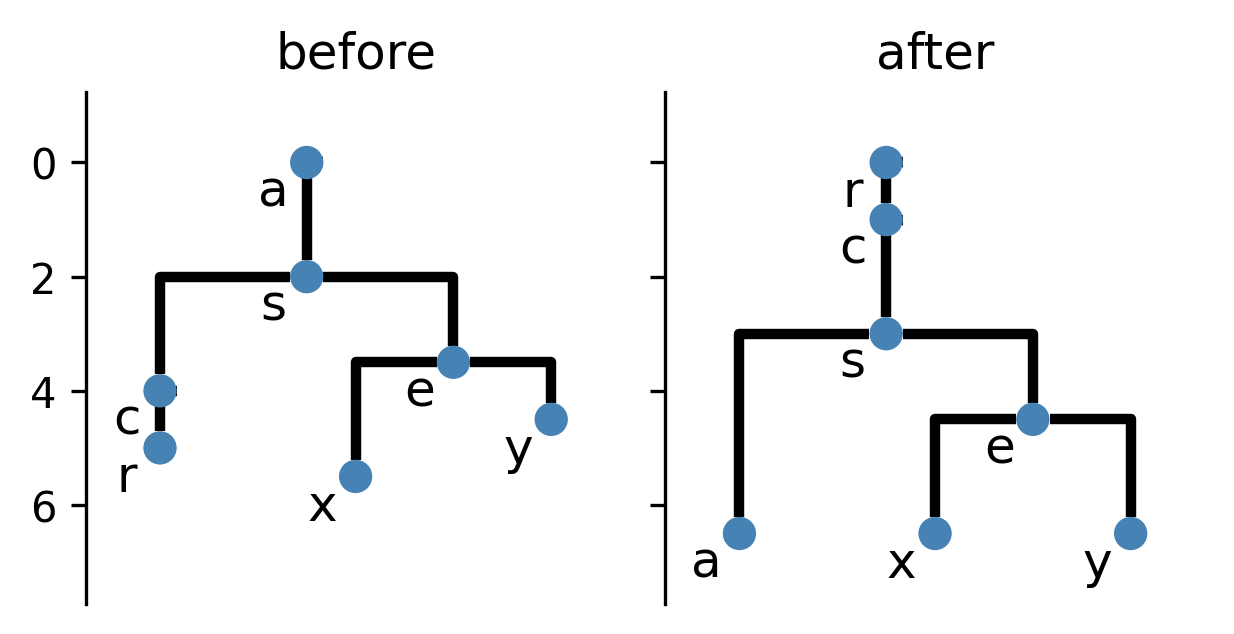

Here is the Python script that generated this plot:
# /// script
# requires-python = ">=3.11"
# dependencies = [
#     "iplotx==1.8.0",
#     "marimo>=0.23.5",
#     "matplotlib==3.10.9",
#     "numpy==2.2.6",
#     "pandas==3.0.2",
#     "phyloframe==0.9.0",
#     "seaborn==0.13.2",
#     "teeplot==1.5.0",
# ]
# ///

import marimo

__generated_with = "0.23.5"
app = marimo.App(width="full")


@app.cell
def _():
    import iplotx as ipx
    from matplotlib import pyplot as plt
    import numpy as np
    import pandas as pd
    import seaborn as sns
    from teeplot import teeplot as tp

    from phyloframe import legacy as pfl

    return ipx, np, pd, pfl, plt, sns, tp


@app.cell
def _(ipx, pd, pfl, plt, sns):
    def plot(df_raw: pd.DataFrame, df_res: pd.DataFrame) -> plt.Figure:
        style = dict(
            layout="vertical",
            layout_orientation="ascending",
            margins=0.1,
            strip_axes=False,
            vertex_facecolor="steelblue",
            vertex_labels=True,
            vertex_label_hmargin=-8,
            vertex_label_vmargin=-7,
            vertex_size=8,
            vertex_zorder=10,
        )
        ipx_wrap = pfl.alifestd_to_iplotx_pandas

        fig, (ax_raw, ax_res) = plt.subplots(
            1, 2, figsize=(4, 2), layout="constrained", sharey=True
        )
        ipx.tree(df_raw.pipe(ipx_wrap), ax=ax_raw, **style, title="before")
        ipx.tree(df_res.pipe(ipx_wrap), ax=ax_res, **style, title="after")

        sns.despine(fig, bottom=True)
        ax_raw.get_xaxis().set_visible(False)
        ax_res.get_xaxis().set_visible(False)
        ax_res.invert_yaxis()
        return fig

    return (plot,)


@app.cell
def _(np, pfl, plot, tp):
    df_raw = pfl.alifestd_from_newick("(((r:1)c:2,(x:2,y:1)e:1.5)s:2)a;")
    df_res = (
        df_raw.drop(columns=["branch_length", "origin_time_delta"])
        .pipe(  # reroot at node "r"
            pfl.alifestd_reroot_at_id_asexual,
            new_root_id=df_raw.query("taxon_label == 'r'")["id"].item(),
        )
        .pipe(  # flip rerooted lengths
            lambda df: df.assign(
                branch_length=np.where(
                    df_raw.loc[df["id"], "ancestor_id"] != df["ancestor_id"],
                    df_raw.loc[df["ancestor_id"], "branch_length"],
                    df_raw.loc[df["id"], "branch_length"],
                ),
            ),
        )
        .pipe(pfl.alifestd_to_working_format)  # reassign id values
        .pipe(  # accumulate branch lengths to mark origin times
            pfl.alifestd_mark_lineage_cumsum_asexual,
            mark_as="origin_time",
            values="branch_length",
        )
        .pipe(pfl.alifestd_sort_children_asexual, criterion="taxon_label")
        .pipe(pfl.alifestd_to_working_format)  # reassign id values
        .pipe(pfl.alifestd_ultrametricize, method="extend")
    )

    tp.tee(plot, df_raw, df_res)
    return


if __name__ == "__main__":
    app.run()
